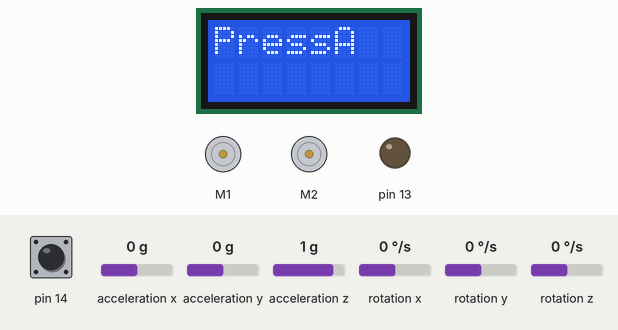
This sketch was run on a simulated Arduino Leonardo, built with avr-gcc and run on an emulated ATmega32U4. Shown: 8×2 character LCD, 2 × DC motor (green arrow = forward, orange = backward, longer = faster), output pins drawn as LEDs (lit = HIGH). Inputs (shaded band) come from the test bench; at power-on: pin 14 HIGH, acceleration x 0 g, acceleration y 0 g, acceleration z 1 g, rotation x 0 °/s, rotation y 0 °/s, rotation z 0 °/s.

Above: at 0.8 s.
0.9 s: pin 14 pulled LOW for 0.15 s
At 1.5 s:
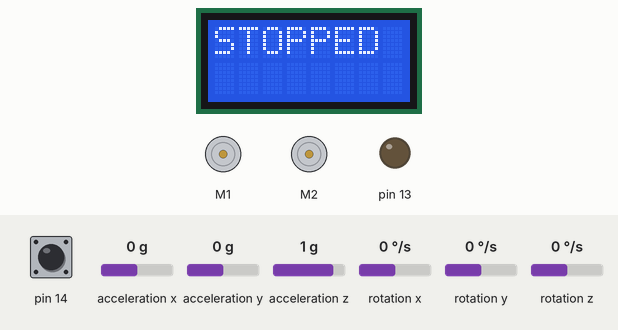
1.6 s: acceleration x set to -0.4 g
At 2.11 s:
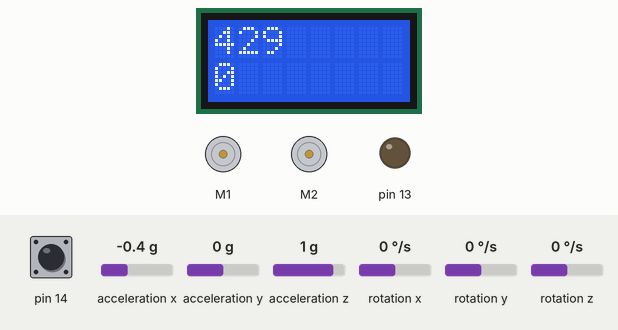
4.6 s: acceleration x set to -0.7 g
At 5.6 s:
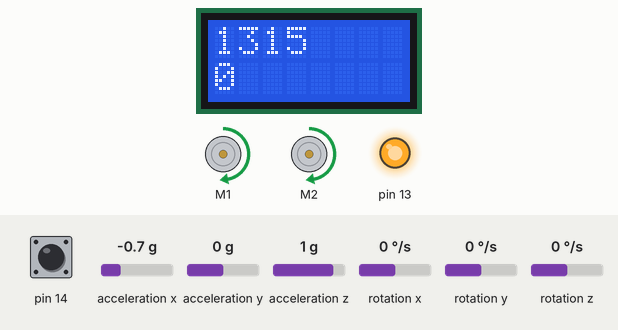
6.1 s: acceleration y set to -1.4 g
At 6.5 s:
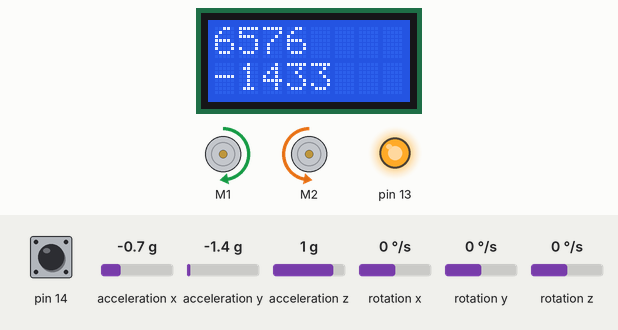
7.6 s: acceleration y set to 0.8 g
At 8.6 s:
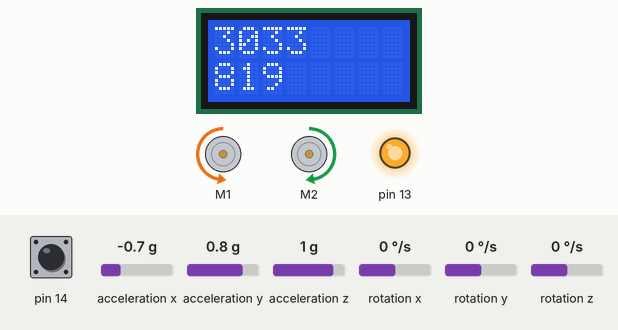
Timing chart, 0 to 10.1 s (numbered marks = the images above; inputs shaded):
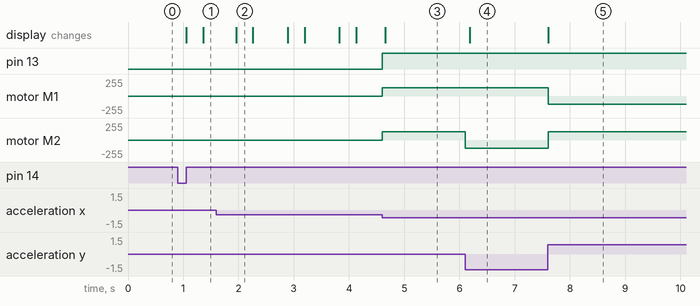

The sketch:

ME_311_uphill.ino
```cpp
// The Group members for this program is T. R. and M. S.
//This program is designed to determine whether the robot is on an incline of ~30 degrees. Once the robot determines whether it is on an incline or not
//The robot will then drive up the hill until it reaches the flat surface. When it reaches the flat surface at the top of the hill, the robot will stop
//all motors and display the words "STOPPED" on the LCD.
//We modeled our code after the code from the Arduino program call FaceUphill, as a base for the program.

#include <Wire.h>
#include <Zumo32U4.h>

//Set the max speed for the turn radius as 200
const int16_t maxSpeed = 200;

LSM303 lsm303;
Zumo32U4Motors motors;
Zumo32U4LCD lcd;
Zumo32U4Encoders encoders;
Zumo32U4ButtonA buttonA;
void setup()
{
  // Start I2C and initialize the LSM303 accelerometer.
  Wire.begin();
  lsm303.init();
  lsm303.enableDefault();
  lcd.print("PressA");
  buttonA.waitForButton();
  lcd.clear();
  delay(5);

}

void loop()
{
  // Read the acceleration from the LSM303.
  // A value of 16384 corresponds to approximately 1 g.
  lsm303.read();
  int16_t x = lsm303.a.x;
  int16_t y = lsm303.a.y;
  int32_t magnitudeSquared = (int32_t)x * x + (int32_t)y * y;

  // Display the magnitudeSquared and turnSpeed values on the LCD
  // every 100 ms.
  //This is shown further down the code.
  static uint8_t lastDisplayTime;

  // Use the encoders to see how much we should drive forward.
  // If the robot rolls downhill, the encoder counts will become
  // negative, resulting in a positive forwardSpeed to counteract
  // the rolling.

  int16_t turnSpeed;
  int16_t forwardSpeed = -(encoders.getCountsLeft() + encoders.getCountsRight());
  forwardSpeed = constrain(forwardSpeed, -maxSpeed, maxSpeed);

  // See if we are actually on an incline using the following equation.
  // 16384 * sin(30 deg) = 8192
  // We are on an incline of more than 5 degrees, so
  // try to face uphill using a feedback algorithm.

  turnSpeed = y / 16;

  // Determine  if it is on a hill and then drive forward with out
  // correcting the robot is facing uphill
  if (magnitudeSquared > (int32_t)8192 * 8192)
  {
    forwardSpeed = 250;
    ledYellow(1);
  }
  //Determines if the robot is both turning and on a hill

  else if (turnSpeed >= -50 && turnSpeed <= 50 && magnitudeSquared > (int32_t)8192 * 8192)
  {
    forwardSpeed = 200;
  }
  else
  {
    // When its not on a noticeable incline, so don't turn and don't drive forward.
    // Display that the robot has stopped.

    turnSpeed = 0;
    forwardSpeed = 0;
    ledYellow(0);
    lcd.clear();
    lcd.print("STOPPED");
  }

  // To face uphill, we need to turn so that the X acceleration
  // is negative and the Y acceleration is 0.  Therefore, when
  // the Y acceleration is positive, we want to turn to the
  // left (counter-clockwise).
  int16_t leftSpeed = forwardSpeed - turnSpeed;
  int16_t rightSpeed = forwardSpeed + turnSpeed;


  // Constrain the speeds to be between -maxSpeed and maxSpeed.
  leftSpeed = constrain(leftSpeed, -maxSpeed, maxSpeed);
  rightSpeed = constrain(rightSpeed, -maxSpeed, maxSpeed);

  // Display the magnitudeSquared and turnSpeed values on the LCD
  // every 100 ms.
  if ((uint8_t)(millis() - lastDisplayTime) > 100)
  {
    lastDisplayTime = millis();
    lcd.gotoXY(0, 0);
    lcd.print(magnitudeSquared / 100000);
    lcd.print(F("       "));
    lcd.gotoXY(0, 1);
    lcd.print(turnSpeed);
    lcd.print(F("       "));
  }

  motors.setSpeeds(leftSpeed, rightSpeed);
}
```

Measured:
- the behaviour switches between -0.5 and -0.6 g on acceleration x (found by bisection; images 2 and 3)
- after the input at 0.9 s, the display: first changes after 0.15 s (image 1 shows a later state)
- after the input at 4.6 s, pin 13: LOW → HIGH at once; motor M1, motor M2: stopped → forward 127/255 at once
- after the input at 6.1 s, motor M2: forward 127/255 → backward 127/255 at once; the display: changes after 0.08 s (image 4)
- after the input at 7.6 s, motor M1: forward 127/255 → backward 127/255 at once; motor M2: backward 127/255 → forward 127/255 at once; the display: changes at once (image 5)
